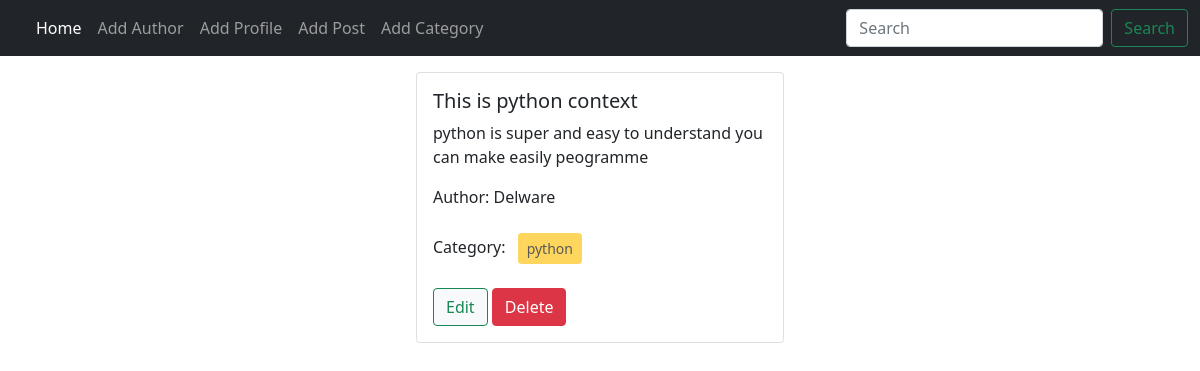
/, run on an earlier commit of the app's database.
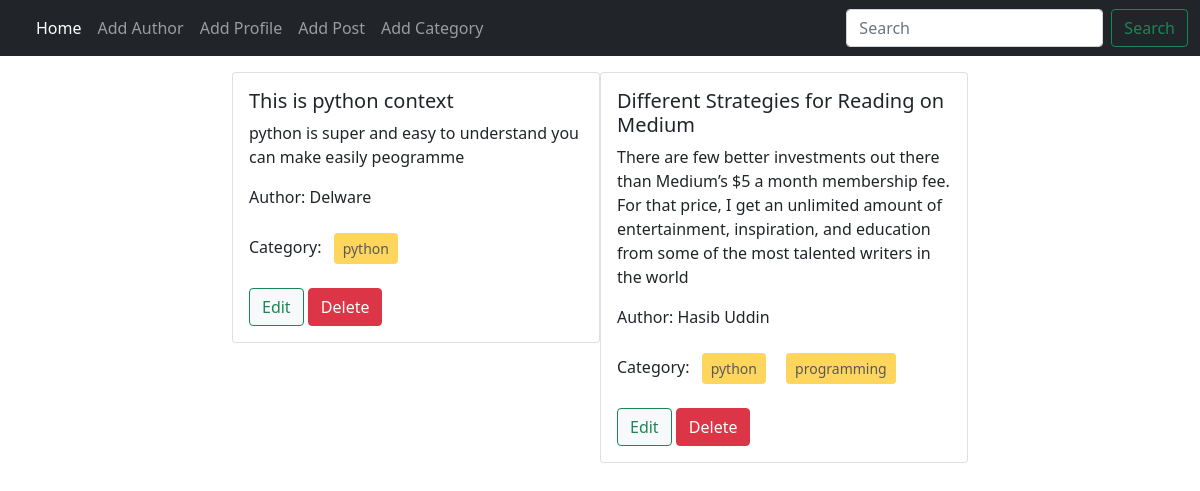
And on a later commit of the database.
### Post/models.py (models this page shows, shortened)
class post(models.Model):
    title = models.CharField(max_length=100)
    content =models.TextField()
    categori = models.ManyToManyField(category)
    author = models.ForeignKey(Author,on_delete=models.CASCADE)

### author/models.py (models this page shows, shortened)
class Author(models.Model):
    name = models.CharField(max_length=50)
    Bio = models.TextField()
    phone_no = models.CharField(max_length=20)

### Category/models.py (models this page shows, shortened)
class category(models.Model):
    name = models.CharField(max_length=50)

### BLOG_PROJECT/views.py (the view)
# urls.py: 2. Add a URL to urlpatterns:  path('', views.home, name='home')
def home(request):
    data = post.objects.all()
    return render(request,'home.html',{'data':data})

### templates/home.html
{% extends "base.html" %}
{% block  content %}
<div class="d-flex flex-wrap justify-content-center px-5 pt-3">
  {% for i in data %}
  <div class="col-sm-4">
    <div class="card gap-3">
      <div class="card-body ">
        <h5 class="card-title">{{i.title}}</h5>
        <p class="card-text">{{i.content}}</p>
        <p>Author: {{i.author.name}} </p>
        <p>
          Category:{% for cat in i.categori.all %}
          <button class="btn btn-warning btn-sm m-2"disabled> {{cat.name}} </button>
          {% endfor %}
        </p>
        <a href="{% url "edit_post" i.id %}"  class="btn btn-light btn-outline-success">Edit</a>
        <a href="{% url 'delete_post' i.id %}" class="btn btn-danger" >Delete</a>
      </div>
    </div>
  </div>
{% endfor %}
{% endblock %}

### templates/base.html (shortened to what this page needs)
<!doctype html>
<html lang="en">
  <head>
    <link href="https://cdn.jsdelivr.net/npm/bootstrap@5.0.2/dist/css/bootstrap.min.css" rel="stylesheet">
  </head>
  <body>
    <nav class="navbar navbar-expand-lg navbar-dark bg-dark">
        <div class="container-fluid">
          <div class="collapse navbar-collapse" id="navbarSupportedContent">
            <ul class="navbar-nav me-auto mb-2 mb-lg-0">
              <li class="nav-item">
                <a class="nav-link active" aria-current="page" href="{% url 'home' %}">Home</a>
              </li>
              <li class="nav-item">
                <a class="nav-link" href="{% url 'add_author' %}">Add Author</a>
              </li>
              <li class="nav-item">
                <a class="nav-link" href="{% url "add_profile" %}">Add Profile</a>
              </li>
              <li class="nav-item">
                <a class="nav-link" href="{% url 'add_post' %}">Add Post</a>
              </li>
              <li class="nav-item">
                <a class="nav-link" href="{% url "add_category" %}">Add Category</a>
              </li>
            </ul>
            <form class="d-flex">
              <input class="form-control me-2" type="search" placeholder="Search" aria-label="Search">
              <button class="btn btn-outline-success" type="submit">Search</button>
            </form>
          </div>
        </div>
      </nav>
      {% block content %}
      {% endblock %}
  </body>
</html>

What changed in the data, as far as the page shows it:
added post: title "Different Strategies for Reading on Medium", content "There are few better investments out there than Medium’s $5 a month membership fee. For that price, I get an unlimited amount of entertainment, inspiration, and education from some of the most talented writers in the world", author.name "Hasib Uddin", category (name "python")
now on this page (row unchanged): category: name "programming", shown under "Different Strategies for Reading on Medium"
